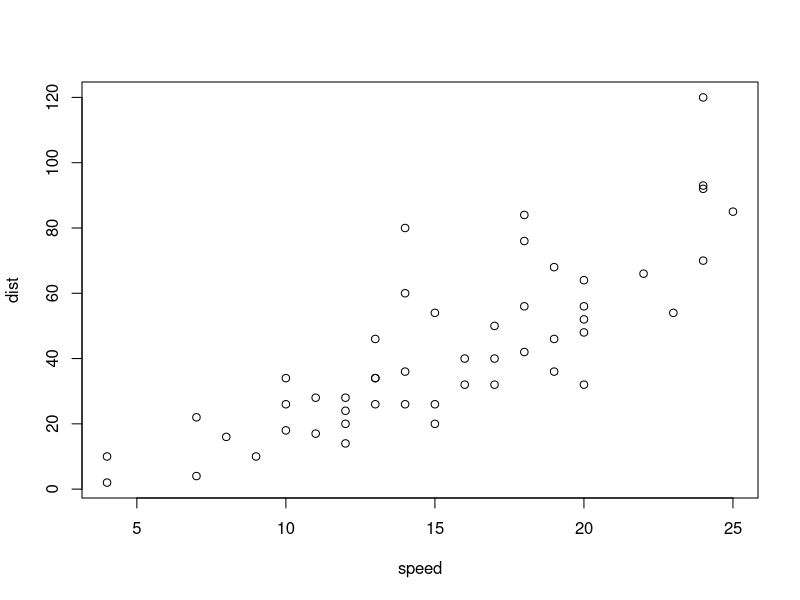
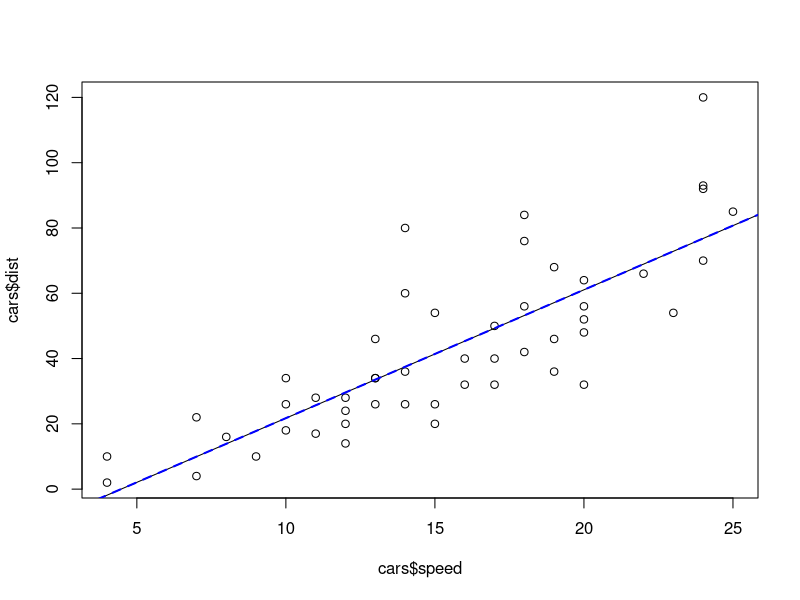

These charts were generated, in order, by the following R code:
# ---- File: 11-1.R ----
rm(list=ls())

str(cars)
head(cars)

# 다음은 동일한 그래프, 레이블만 다름
plot(dist~speed, data=cars)    # 산점도를 통해 선형 관계 확인
plot(cars$speed, cars$dist)    # 산점도를 통해 선형 관계 확인

# lm: linear model
# 종속변수 ~ 독립변수
model <- lm(dist~speed, cars)  # 회귀모델 구하기
model

abline(model)                  # 회귀선을 산점도 위에 표시
abline(model, col = "blue", lty = "dashed", lwd = 2)

coef(model)
coef(model)[1]                 # b 값 출력, 절편
coef(model)[2]                 # W 값 출력, 계수

############################
model[1] # 절편과 계수
model[2] # 잔차(실제[관측]값 - 예측값) 목록
class(model)

predict(model) # 예측값
# 잔차 (실제[측정]값 - 예측값) 직접 계산
cars[, 2] - predict(model) 

# model의 잔차(res)와 
# 직접 계산해 본 잔차(self)로 데이터프레임 생성
df = data.frame(res=model[2], self=cars[, 2] - predict(model))
df


# ---- File: 11-2.R ----
b <- coef(model)[1]
W <- coef(model)[2]

speed <- 30            # 주행속도
dist <- W*speed + b
dist                   # 제동거리

speed <- 35            # 주행속도
dist <- W*speed + b
dist                   # 제동거리

speed <- 40            # 주행속도
dist <- W*speed + b
dist                   # 제동거리


# ---- File: 11-3.R ----
speed <- cars[,1]                   # 주행속도
pred <- W * speed + b
pred                                # 예상 제동거리

compare <- data.frame(pred, cars[,2], cars[,2] - pred)
compare

colnames(compare) <- c('예상','실제','오차')
head(compare)

# 간단히 다음으로 가능
pred = predict(model)

#############################
# 새로운 관측값
new_data <- data.frame(speed = c(10, 15, 20))  # 주행 속도 10, 15, 20

# 예측값 생성
predicted_distances <- predict(model, newdata = new_data)
predicted_distances

########################################
compare[,3]
res <- model[2]$residuals # 잔차(실제[관측]값 - 예측값) 목록
as.vector(res)

